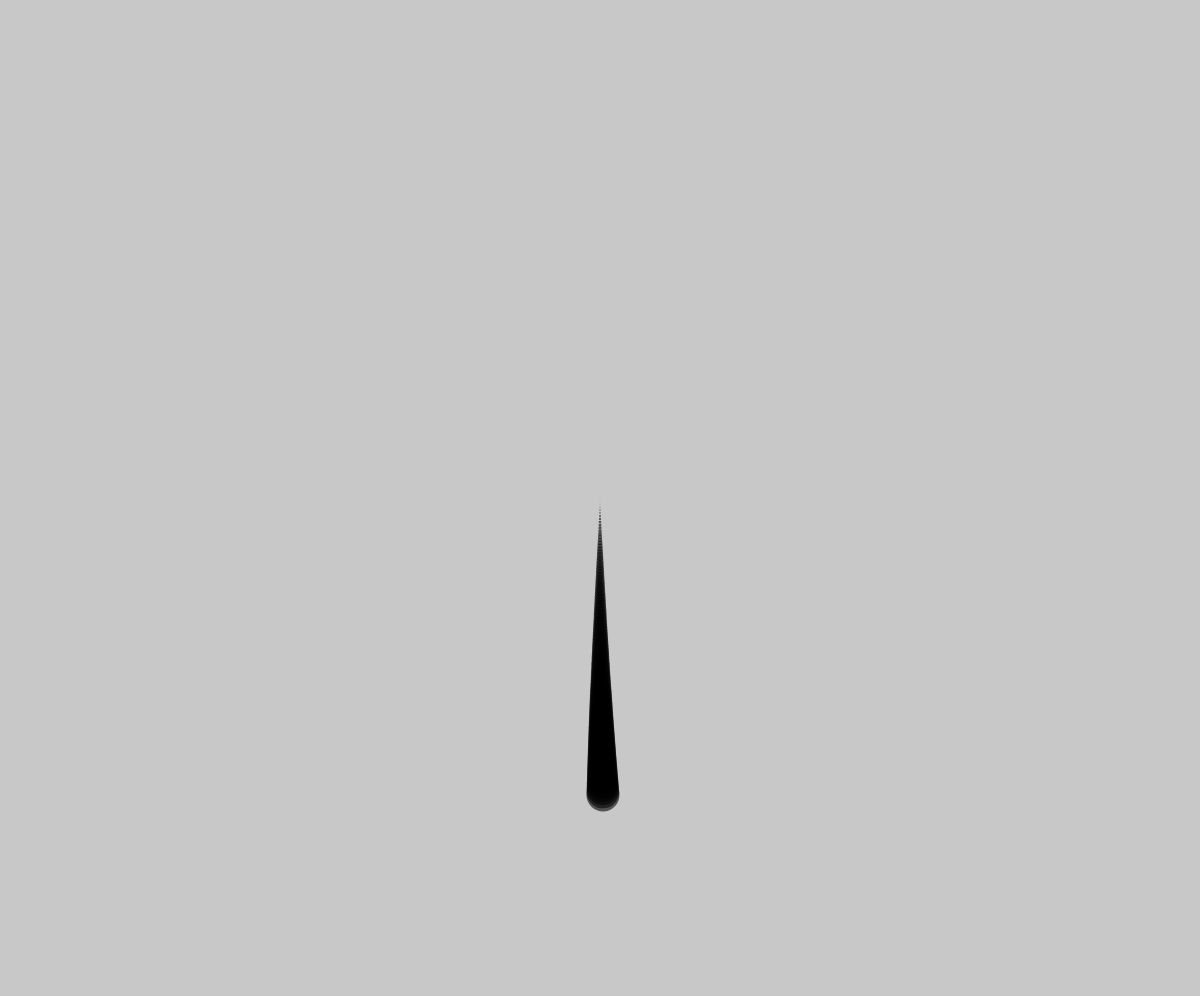
Frame 1 (no input)
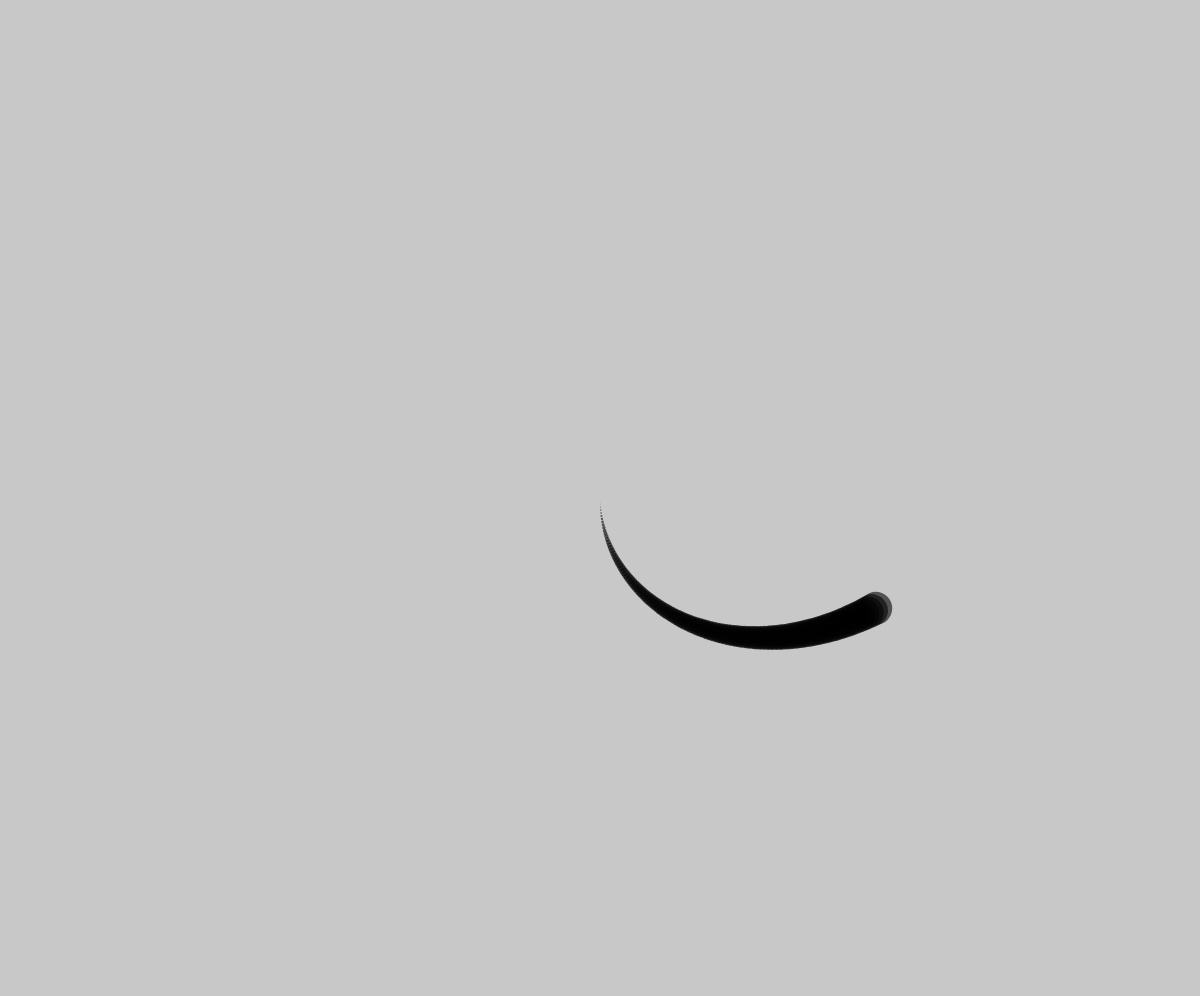
Frame 60 (no input)
Frame 120 (the mouse pressed at the canvas centre since frame 60): identical to frame 60, image omitted

The p5.js sketch that drew these frames (run headless with seeded random() and noise() and a simulated clock; from frame 60 on, the mouse is pressed at the canvas centre):

// p5.js sketch
// ── sketch.js
function setup() {
  createCanvas(windowWidth, windowHeight - 4);
  background(200);
  let start = getURL().indexOf("num=")+4;
  let url = decodeURIComponent(getURL());
  key = url.substring(start,url.length);
  print(key);
  n = key;
  if(!(n>1)){
    n = 100;
  }
}
let n = 100;
let a = 0;
let run = true;
let speed = 0.000002;
function draw() {
  if (run) {
    background(200);
    translate(width / 2, height / 2);
    for (let i = 0; i < n; i++) {
      a -= speed;
      rotate(a);
      strokeWeight(i/3);
      stroke(0,0,0,150);
      point(0, i*3);
      }
  }
}

function mousePressed(){
  run = !run;
}

function keyPressed(){
  if(key == "w"){
    speed += 0.0000015;
  }else if(key == "s"){
    speed -= 0.0000015;
  }
}
